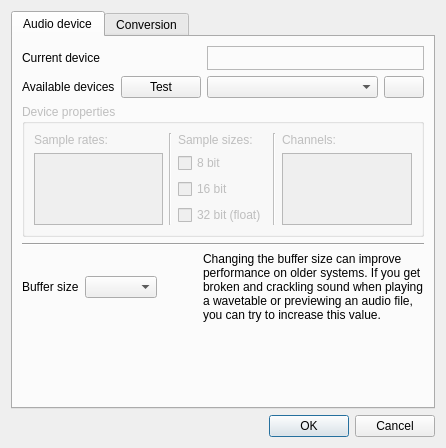
<?xml version="1.0" encoding="UTF-8"?>
<ui version="4.0">
 <class>Dialog</class>
 <widget class="QDialog" name="Dialog">
  <property name="geometry">
   <rect>
    <x>0</x>
    <y>0</y>
    <width>446</width>
    <height>448</height>
   </rect>
  </property>
  <property name="windowTitle">
   <string>Audio settings</string>
  </property>
  <layout class="QVBoxLayout" name="verticalLayout">
   <item>
    <widget class="QTabWidget" name="tabWidget">
     <property name="currentIndex">
      <number>0</number>
     </property>
     <widget class="QWidget" name="audioDeviceTab">
      <attribute name="title">
       <string>Audio device</string>
      </attribute>
      <layout class="QGridLayout" name="gridLayout_2">
       <item row="3" column="0" colspan="4">
        <widget class="Line" name="line">
         <property name="orientation">
          <enum>Qt::Horizontal</enum>
         </property>
        </widget>
       </item>
       <item row="1" column="0">
        <widget class="QLabel" name="label">
         <property name="sizePolicy">
          <sizepolicy hsizetype="Maximum" vsizetype="Preferred">
           <horstretch>0</horstretch>
           <verstretch>0</verstretch>
          </sizepolicy>
         </property>
         <property name="text">
          <string>Available devices</string>
         </property>
        </widget>
       </item>
       <item row="5" column="0">
        <spacer name="verticalSpacer_2">
         <property name="orientation">
          <enum>Qt::Vertical</enum>
         </property>
         <property name="sizeHint" stdset="0">
          <size>
           <width>20</width>
           <height>40</height>
          </size>
         </property>
        </spacer>
       </item>
       <item row="2" column="0" colspan="4">
        <widget class="QGroupBox" name="deviceInfoBox">
         <property name="enabled">
          <bool>false</bool>
         </property>
         <property name="title">
          <string>Device properties</string>
         </property>
         <layout class="QGridLayout" name="gridLayout">
          <item row="3" column="2">
           <widget class="QCheckBox" name="depth32Chk">
            <property name="text">
             <string>32 bit (float)</string>
            </property>
           </widget>
          </item>
          <item row="1" column="2">
           <widget class="QCheckBox" name="depth8Chk">
            <property name="text">
             <string>8 bit</string>
            </property>
           </widget>
          </item>
          <item row="0" column="0">
           <widget class="QLabel" name="label_2">
            <property name="text">
             <string>Sample rates:</string>
            </property>
           </widget>
          </item>
          <item row="0" column="1" rowspan="4">
           <widget class="Line" name="line_2">
            <property name="orientation">
             <enum>Qt::Vertical</enum>
            </property>
           </widget>
          </item>
          <item row="2" column="2">
           <widget class="QCheckBox" name="depth16Chk">
            <property name="text">
             <string>16 bit</string>
            </property>
           </widget>
          </item>
          <item row="0" column="2">
           <widget class="QLabel" name="label_3">
            <property name="text">
             <string>Sample sizes:</string>
            </property>
           </widget>
          </item>
          <item row="1" column="4" rowspan="3">
           <widget class="QListView" name="channelsList">
            <property name="editTriggers">
             <set>QAbstractItemView::NoEditTriggers</set>
            </property>
            <property name="selectionMode">
             <enum>QAbstractItemView::NoSelection</enum>
            </property>
           </widget>
          </item>
          <item row="0" column="4">
           <widget class="QLabel" name="label_4">
            <property name="text">
             <string>Channels:</string>
            </property>
           </widget>
          </item>
          <item row="1" column="0" rowspan="3">
           <widget class="QListView" name="sampleRatesList">
            <property name="editTriggers">
             <set>QAbstractItemView::NoEditTriggers</set>
            </property>
            <property name="selectionMode">
             <enum>QAbstractItemView::NoSelection</enum>
            </property>
           </widget>
          </item>
          <item row="0" column="3" rowspan="4">
           <widget class="Line" name="line_3">
            <property name="orientation">
             <enum>Qt::Vertical</enum>
            </property>
           </widget>
          </item>
         </layout>
        </widget>
       </item>
       <item row="4" column="0" colspan="4">
        <layout class="QHBoxLayout" name="horizontalLayout">
         <item>
          <widget class="QLabel" name="label_6">
           <property name="sizePolicy">
            <sizepolicy hsizetype="Maximum" vsizetype="Preferred">
             <horstretch>0</horstretch>
             <verstretch>0</verstretch>
            </sizepolicy>
           </property>
           <property name="text">
            <string>Buffer size</string>
           </property>
          </widget>
         </item>
         <item>
          <widget class="QComboBox" name="bufferCombo">
           <property name="sizePolicy">
            <sizepolicy hsizetype="Maximum" vsizetype="Fixed">
             <horstretch>0</horstretch>
             <verstretch>0</verstretch>
            </sizepolicy>
           </property>
           <property name="currentIndex">
            <number>-1</number>
           </property>
          </widget>
         </item>
         <item>
          <spacer name="horizontalSpacer">
           <property name="orientation">
            <enum>Qt::Horizontal</enum>
           </property>
           <property name="sizeType">
            <enum>QSizePolicy::Fixed</enum>
           </property>
           <property name="sizeHint" stdset="0">
            <size>
             <width>40</width>
             <height>20</height>
            </size>
           </property>
          </spacer>
         </item>
         <item>
          <widget class="QLabel" name="label_7">
           <property name="text">
            <string>&lt;html&gt;&lt;head/&gt;&lt;body&gt;&lt;p&gt;Changing the buffer size can improve performance on older systems. If you get broken and crackling sound when playing a wavetable or previewing an audio file, you can try to increase this value.&lt;/p&gt;&lt;/body&gt;&lt;/html&gt;</string>
           </property>
           <property name="wordWrap">
            <bool>true</bool>
           </property>
          </widget>
         </item>
        </layout>
       </item>
       <item row="1" column="1">
        <widget class="QPushButton" name="testDeviceBtn">
         <property name="sizePolicy">
          <sizepolicy hsizetype="Maximum" vsizetype="Fixed">
           <horstretch>0</horstretch>
           <verstretch>0</verstretch>
          </sizepolicy>
         </property>
         <property name="text">
          <string>Test</string>
         </property>
        </widget>
       </item>
       <item row="1" column="2">
        <widget class="QComboBox" name="deviceCombo"/>
       </item>
       <item row="1" column="3">
        <widget class="QPushButton" name="reloadBtn">
         <property name="sizePolicy">
          <sizepolicy hsizetype="Maximum" vsizetype="Fixed">
           <horstretch>0</horstretch>
           <verstretch>0</verstretch>
          </sizepolicy>
         </property>
         <property name="icon">
          <iconset theme="view-refresh"/>
         </property>
        </widget>
       </item>
       <item row="0" column="2" colspan="2">
        <widget class="QLabel" name="currentLbl">
         <property name="styleSheet">
          <string notr="true">padding: 4px;</string>
         </property>
         <property name="frameShape">
          <enum>QFrame::StyledPanel</enum>
         </property>
         <property name="frameShadow">
          <enum>QFrame::Sunken</enum>
         </property>
        </widget>
       </item>
       <item row="0" column="0" colspan="2">
        <widget class="QLabel" name="label_8">
         <property name="text">
          <string>Current device</string>
         </property>
        </widget>
       </item>
      </layout>
     </widget>
     <widget class="QWidget" name="conversionTab">
      <attribute name="title">
       <string>Conversion</string>
      </attribute>
      <layout class="QGridLayout" name="gridLayout_4">
       <item row="0" column="0">
        <widget class="QGroupBox" name="groupBox">
         <property name="title">
          <string>Sample rate conversion</string>
         </property>
         <layout class="QGridLayout" name="gridLayout_3">
          <item row="5" column="0">
           <widget class="QRadioButton" name="sinc_bestRadio">
            <property name="text">
             <string>Sinc best qualit&amp;y (slower, better quality)</string>
            </property>
            <attribute name="buttonGroup">
             <string notr="true">sampleRateGroup</string>
            </attribute>
           </widget>
          </item>
          <item row="3" column="0">
           <widget class="QRadioButton" name="sinc_fastestRadio">
            <property name="text">
             <string>Sinc fas&amp;test (default, fast, good quality)</string>
            </property>
            <attribute name="buttonGroup">
             <string notr="true">sampleRateGroup</string>
            </attribute>
           </widget>
          </item>
          <item row="2" column="0">
           <widget class="QRadioButton" name="zero_order_holdRadio">
            <property name="text">
             <string>&amp;Zero order hold (very fast, poor quality)</string>
            </property>
            <attribute name="buttonGroup">
             <string notr="true">sampleRateGroup</string>
            </attribute>
           </widget>
          </item>
          <item row="1" column="0">
           <widget class="QRadioButton" name="linearRadio">
            <property name="text">
             <string>&amp;Linear (fastest, very poor quality)</string>
            </property>
            <attribute name="buttonGroup">
             <string notr="true">sampleRateGroup</string>
            </attribute>
           </widget>
          </item>
          <item row="4" column="0">
           <widget class="QRadioButton" name="sinc_mediumRadio">
            <property name="text">
             <string>Sinc medium &amp;quality (slow, very good quality)</string>
            </property>
            <attribute name="buttonGroup">
             <string notr="true">sampleRateGroup</string>
            </attribute>
           </widget>
          </item>
          <item row="0" column="0">
           <widget class="QLabel" name="label_5">
            <property name="text">
             <string>Select the conversion method that will be used when a file has a different sample rate than the one provided by the audio device (eg. file is 44.1kHz and the audio device uses 48kHz).</string>
            </property>
            <property name="wordWrap">
             <bool>true</bool>
            </property>
           </widget>
          </item>
         </layout>
        </widget>
       </item>
       <item row="1" column="0">
        <spacer name="verticalSpacer">
         <property name="orientation">
          <enum>Qt::Vertical</enum>
         </property>
         <property name="sizeHint" stdset="0">
          <size>
           <width>20</width>
           <height>40</height>
          </size>
         </property>
        </spacer>
       </item>
      </layout>
      <zorder>groupBox</zorder>
      <zorder>verticalSpacer</zorder>
     </widget>
    </widget>
   </item>
   <item>
    <widget class="QDialogButtonBox" name="buttonBox">
     <property name="orientation">
      <enum>Qt::Horizontal</enum>
     </property>
     <property name="standardButtons">
      <set>QDialogButtonBox::Cancel|QDialogButtonBox::Ok</set>
     </property>
    </widget>
   </item>
  </layout>
 </widget>
 <resources/>
 <connections>
  <connection>
   <sender>buttonBox</sender>
   <signal>accepted()</signal>
   <receiver>Dialog</receiver>
   <slot>accept()</slot>
   <hints>
    <hint type="sourcelabel">
     <x>248</x>
     <y>254</y>
    </hint>
    <hint type="destinationlabel">
     <x>157</x>
     <y>274</y>
    </hint>
   </hints>
  </connection>
  <connection>
   <sender>buttonBox</sender>
   <signal>rejected()</signal>
   <receiver>Dialog</receiver>
   <slot>reject()</slot>
   <hints>
    <hint type="sourcelabel">
     <x>316</x>
     <y>260</y>
    </hint>
    <hint type="destinationlabel">
     <x>286</x>
     <y>274</y>
    </hint>
   </hints>
  </connection>
 </connections>
 <buttongroups>
  <buttongroup name="sampleRateGroup"/>
 </buttongroups>
</ui>
